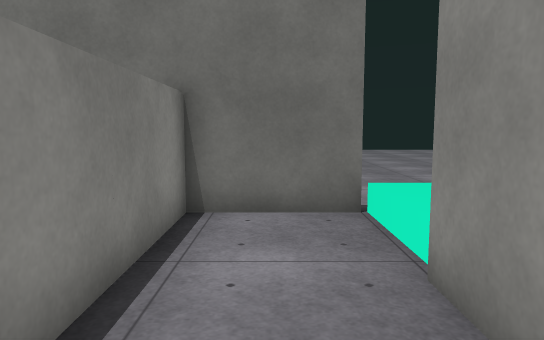
view 1 (above)

24 first-person views from a walk through a scene from a Unity 3-D project. The camera is 1.4 m above the floor, tilts 6° down and sees 70° across. Doors are open. The floor is counted in squares, 1 m on a side. Each view is taken from the middle of a square. On the plan, view 1 faces up. The plan holds only what a view shows up to about 16 squares ahead; the rest is blank. The place goes on beyond the plan. The player character is not drawn. Surface patterns are stand-ins for the level's own textures.

view 2
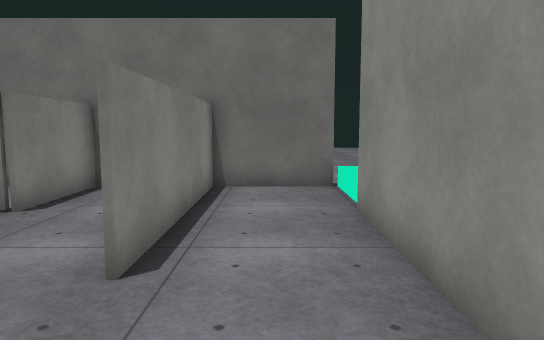

view 3
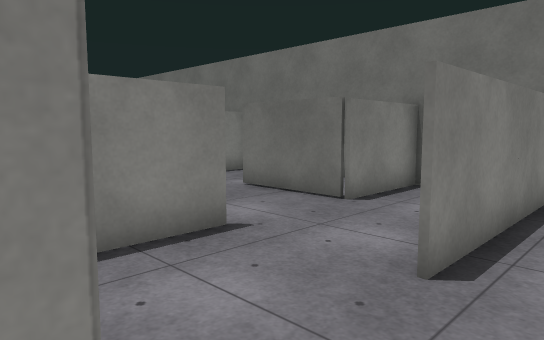

view 4
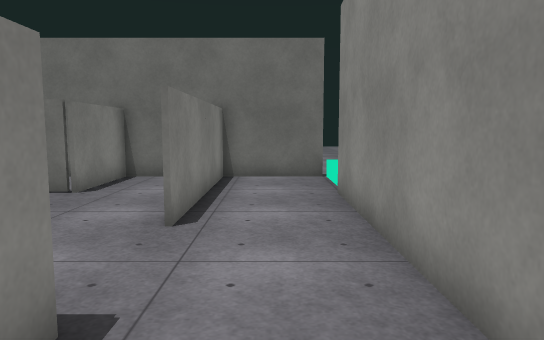

view 5
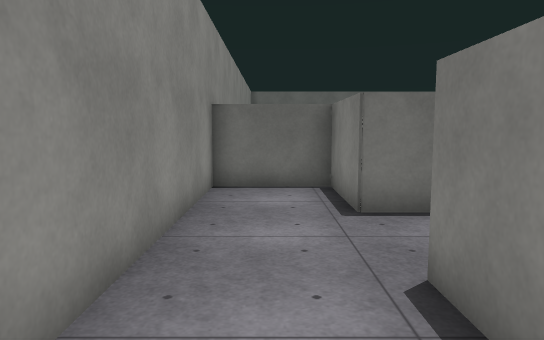

view 6
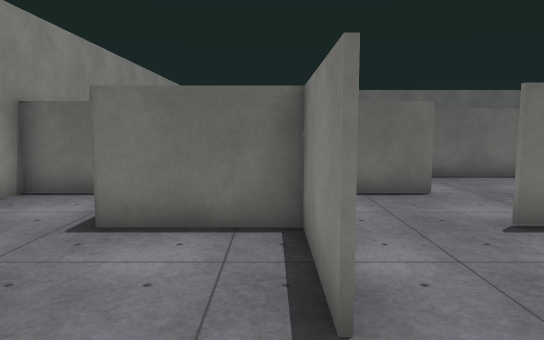

view 7
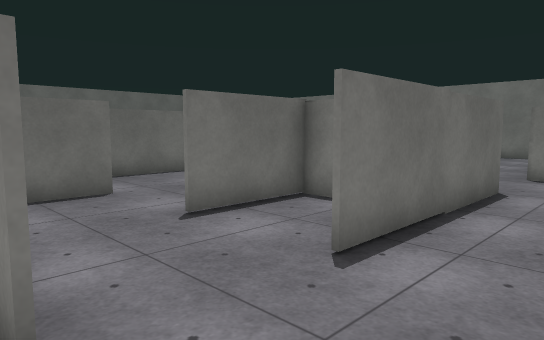

view 8
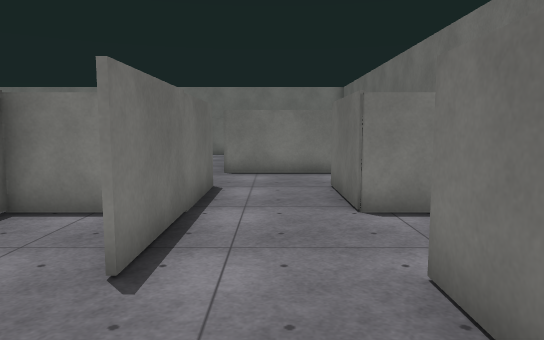

view 9
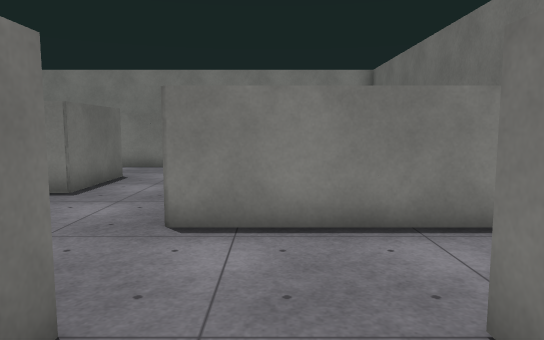

view 10
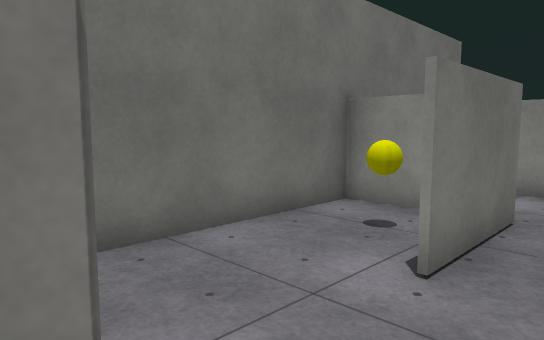

view 11
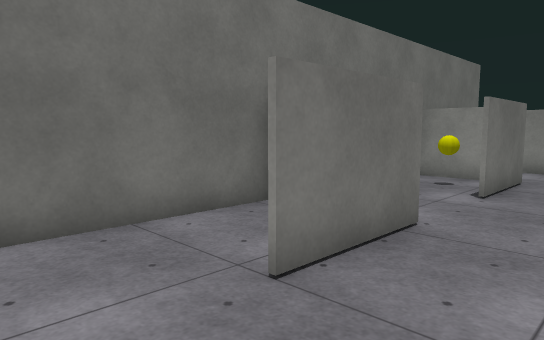

view 12
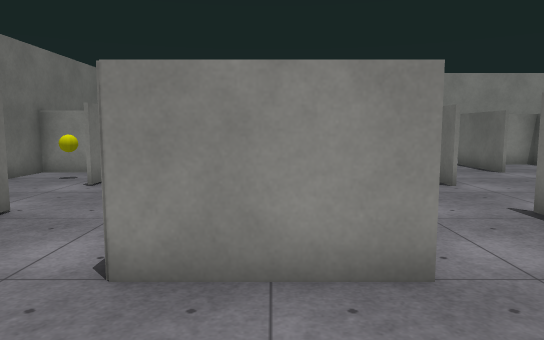

view 13
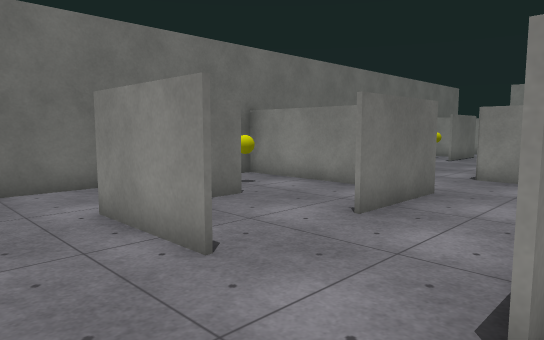

view 14
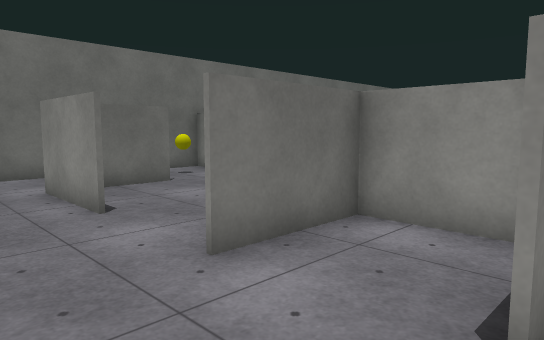

view 15
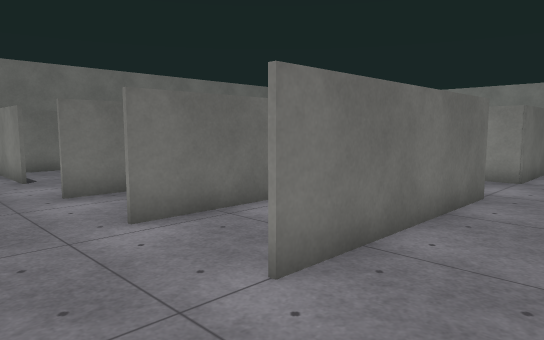

view 16
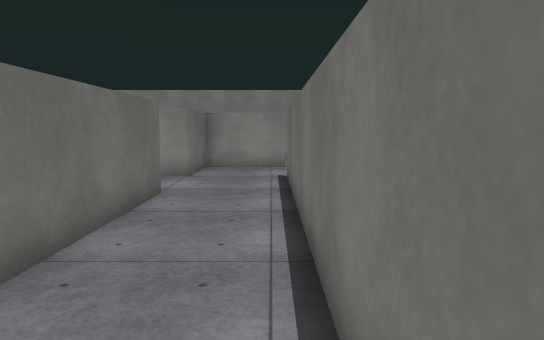

view 17
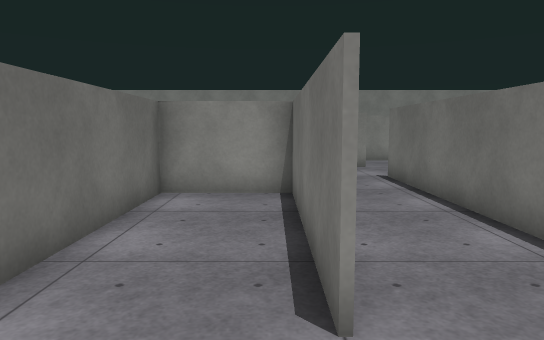

view 18
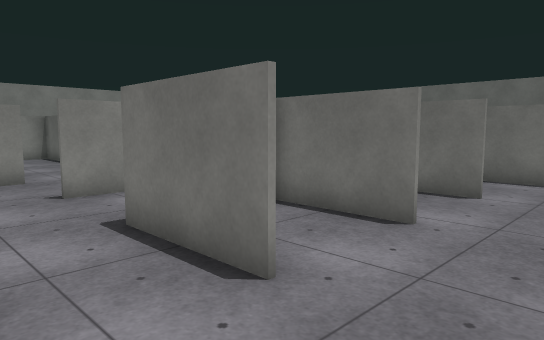

view 19
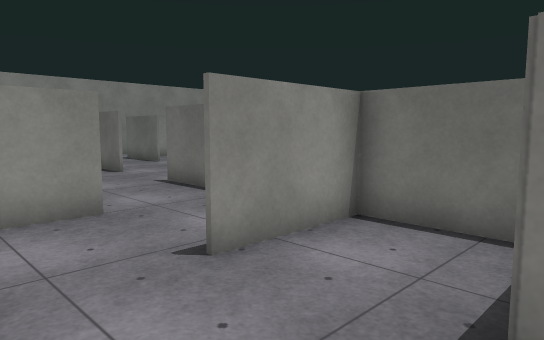

view 20
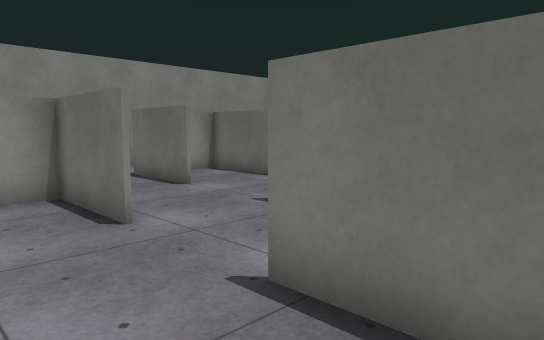

view 21
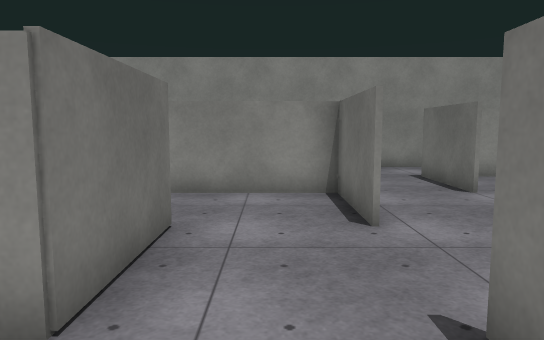

view 22
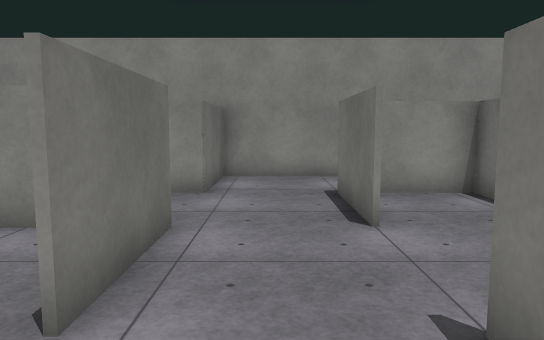

view 23
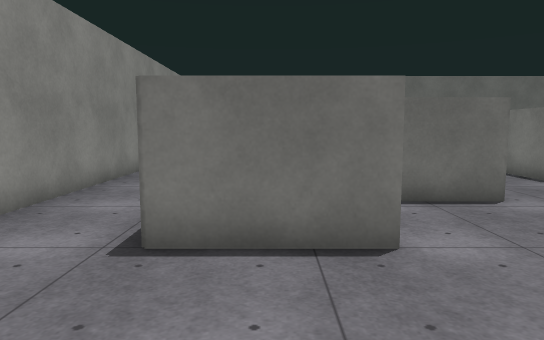

view 24
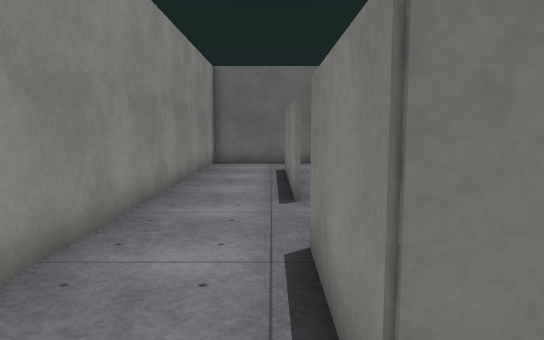

### Floor plan
Ten units are one square. View 1 is at (0, 0); x grows to the right and y downward. Boxes are objects, and circles mark ways between rooms. Rooms are numbered by the first view taken in them; rooms with no view inside come last. Other rooms are left out.
<svg viewBox="-250 -70 275 306">
<path fill="none" stroke="#000" d="M-15 -35 -15 -41M-45 -6 -45 25 -14 25 -14 55 15 55M16 -64 -14 -64 -14 -5M-45 -65 -45 -35M14 59 14 -35M16 -39 16 -59M-136 4 -136 -6 -75 -6M-105 -60 -105 -35 -135 -35M-106 -64 -151 -64M-165 -52 -165 -4M-45 -35 -75 -35M-45 -44 -45 -65M-31 -64 -94 -64M-195 49 -195 26 -225 26M-225 25 -194 25 -194 30M-226 55 -196 55M-189 55 -165 55M-225 -4 -225 -35M-226 85 -166 85 -166 25M-165 56 -225 56M-165 -4 -195 -4M-164 86 -225 86M-194 -35 -219 -35M-166 -24 -166 -64 -178 -64M-245 115 -135 115M-214 -64 -234 -64M-105 116 -105 86 -136 86 -136 76M-46 85 -14 85 -14 115M-76 115 -15 115 -15 94M-45 56 -75 56M-76 55 -45 55 -45 18M-112 85 -75 85M-14 145 -14 204M-75 26 -105 26 -105 21M-126 55 -105 55M15 56 -15 56 -15 48M-136 26 -136 4M14 231 14 59M-105 8 -105 25 -75 25"/>
<rect x="-65" y="-55" width="10" height="10" fill="#bbb"><title>yellow ball</title></rect>
<rect x="-185" y="-55" width="10" height="10" fill="#bbb"><title>yellow ball</title></rect>
<circle cx="-50" cy="-15" r="3" fill="#2a7"/>
<circle cx="-155" cy="0" r="3" fill="#2a7"/>
<circle cx="-65" cy="0" r="3" fill="#2a7"/>
<circle cx="-170" cy="15" r="3" fill="#2a7"/>
<circle cx="-65" cy="30" r="3" fill="#2a7"/>
<text x="-10" y="-10">1</text>
<text x="-110" y="-20">2</text>
<text x="-210" y="40">3</text>
<text x="-60" y="100">4</text>
<text x="-80" y="10">5</text>
</svg>
Room 1 opens to room 2. Room 2 opens to room 4. Room 2 opens to room 5. Room 3 opens to room 4. Room 4 opens to room 5.

Where each view was taken, in squares from view 1:
view 1: 0 up, 0 right, facing up
view 2: 3 down, 0 right, facing up
view 3: 3 down, 0 right, facing up-left
view 4: 5 down, 0 right, facing up
view 5: 4 up, 0 right, facing down
view 6: 3 up, 4 left, facing down
view 7: 3 up, 4 left, facing down-left
view 8: 2 up, 4 left, facing left
view 9: 2 up, 11 left, facing left
view 10: 2 up, 11 left, facing up-right
view 11: 1 up, 16 left, facing up-right
view 12: 1 down, 17 left, facing right
view 13: 3 down, 25 left, facing up-right
view 14: 6 down, 25 left, facing up-right
view 15: 11 down, 25 left, facing up-right
view 16: 11 down, 25 left, facing right
view 17: 8 down, 25 left, facing right
view 18: 0 up, 25 left, facing down-right
view 19: 0 up, 20 left, facing down-right
view 20: 3 down, 13 left, facing down-right
view 21: 4 down, 13 left, facing right
view 22: 7 down, 10 left, facing right
view 23: 4 down, 3 left, facing down
view 24: 7 down, 1 left, facing down
